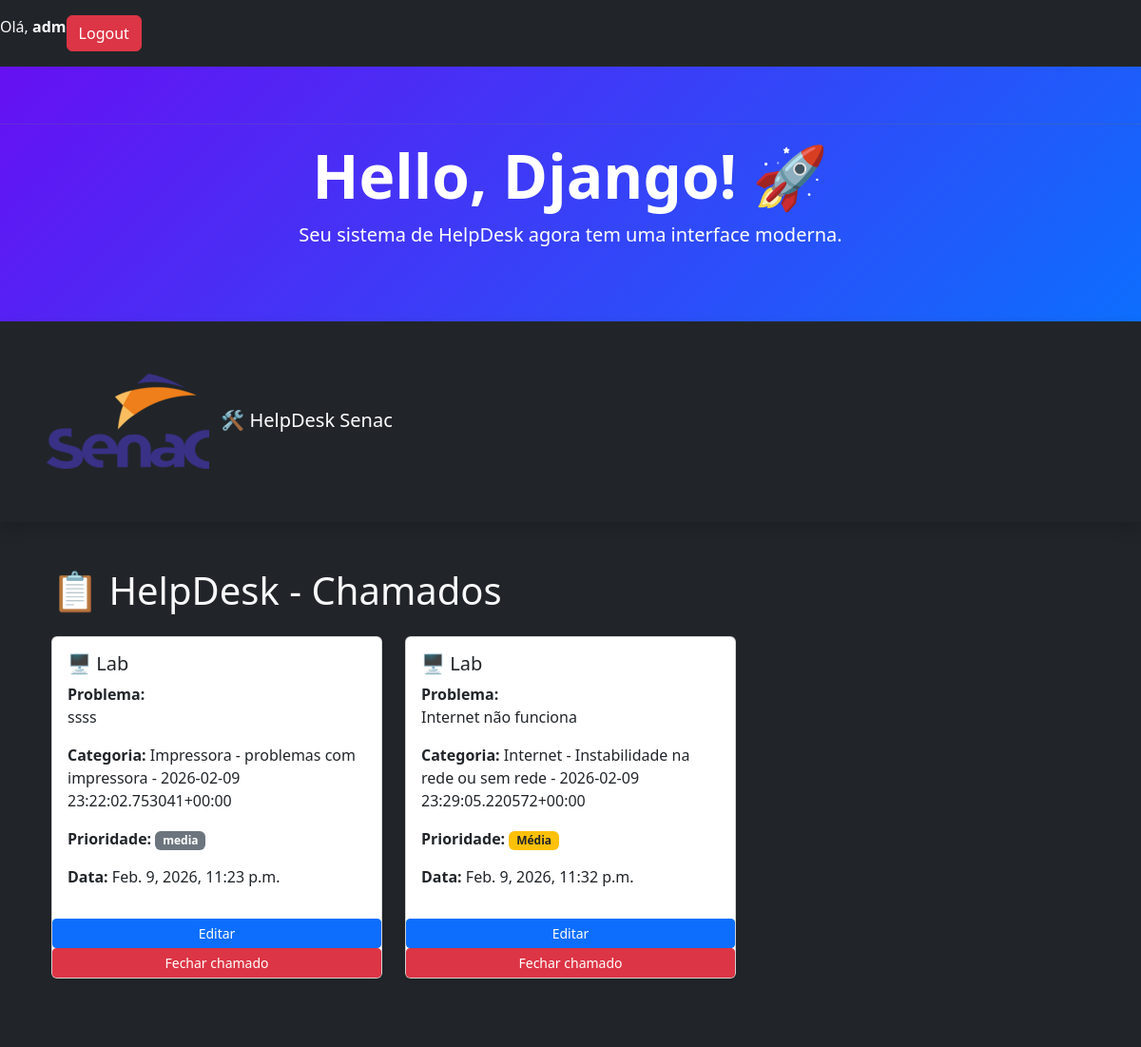
The app's page /lista_chamados/ (signed in), older data.
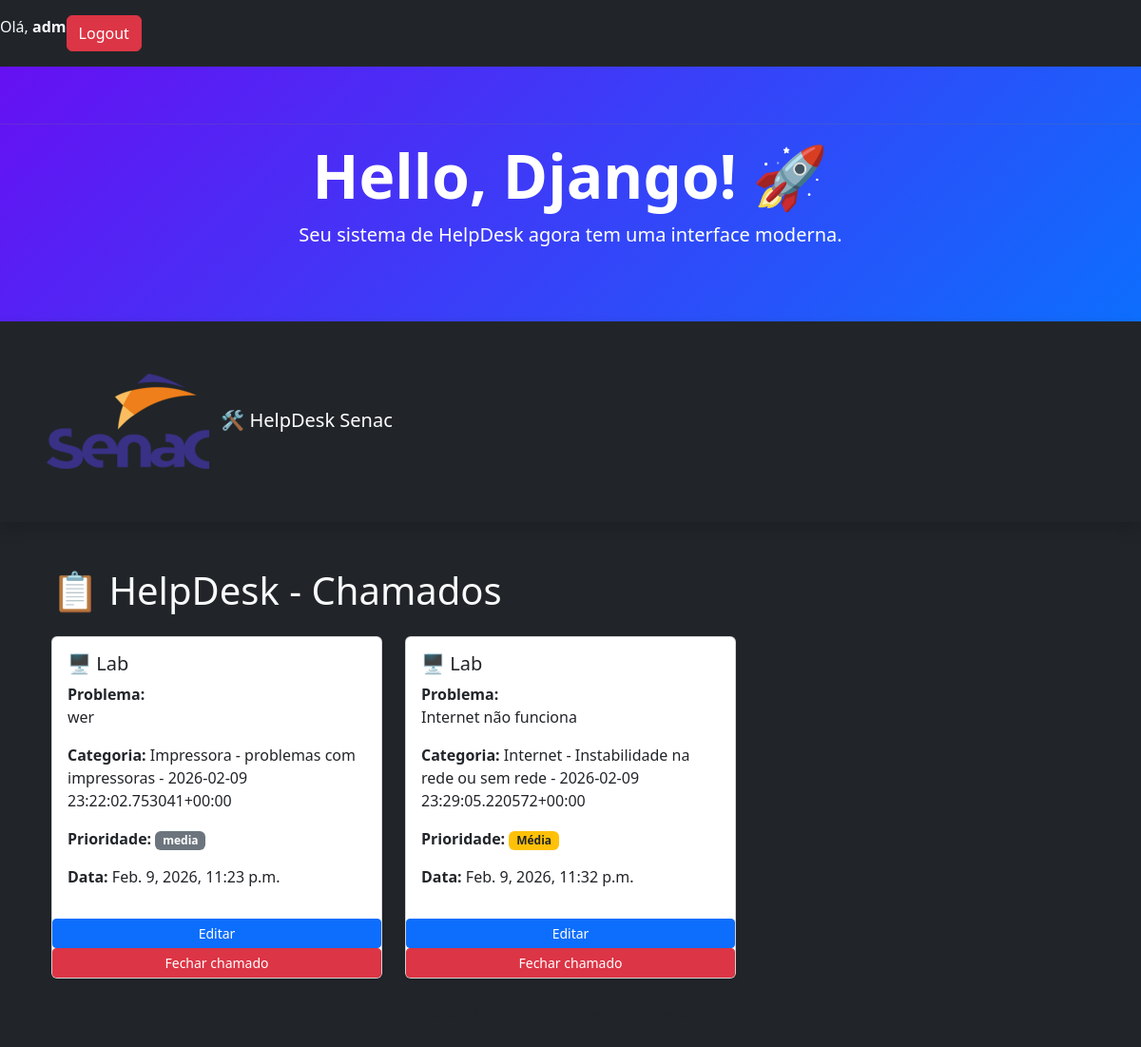
The same page, newer data.
### core/models.py (models this page shows, shortened)
class Chamado(models.Model):
    categoria = models.ForeignKey(Categoria, on_delete=models.SET_NULL, null=True)
    pessoa = models.ForeignKey(Pessoa, on_delete=models.SET_NULL, null=True)
    equipamento = models.ForeignKey(Equipamento, on_delete=models.SET_NULL, null=True)
    laboratorio = models.CharField(max_length=100)
    problema = models.TextField()
    OPCOES_PRIORIDADE = [
        ('baixa', 'Baixa'),
        ('media', 'Média'),
        ('alta', 'Alta'),
    ]
    prioridade = models.CharField(max_length=10, choices=OPCOES_PRIORIDADE, default='media')
    data_criacao = models.DateTimeField(auto_now_add=True)

class Categoria(models.Model):
        nome = models.CharField(max_length=100)
        descricao = models.TextField(blank=True, null=True)
        data_criacao = models.DateTimeField(auto_now_add=True)
        def __str__(self):
            return f"{self.nome} - {self.descricao} - {self.data_criacao} "

### core/views.py (the view)
# urls.py: path('lista_chamados/', listarChamados),
@login_required
@permission_required('core.lista_chamados', raise_exception=True)
def listarChamados(request):
    chamados = Chamado.objects.all()
    return render(request, 'core/lista_chamados.html', {"chamados": chamados})

### core/templates/core/lista_chamados.html (shortened to what this page needs)
{% extends "core/base.html" %}
{% block conteudo %}
<body class="bg-dark text-light">
    <div class="container mt-5">
        <h1 class="mb-4">📋 HelpDesk - Chamados</h1>
        <div class="row g-4">
            {% for chamado in chamados %}
            <div class="col-md-4">
                <div class="card shadow-sm h-100">
                    <div class="card-body">
                        <h5 class="card-title">
                            🖥️ Lab {{ chamado.lab }}
                        </h5>
                        <p class="card-text">
                            <strong>Problema:</strong><br>
                            {{ chamado.problema }}
                        </p>
                        <p>
                            <strong>Categoria:</strong>
                            {{ chamado.categoria }}
                        </p>
                        <p>
                            <strong>Prioridade:</strong>
                            {% if chamado.prioridade == "Alta" %}
                            <span class="badge bg-danger">{{ chamado.prioridade }}</span>
                            {% elif chamado.prioridade == "Média" %}
                            <span class="badge bg-warning text-dark">{{ chamado.prioridade }}</span>
                            {% else %}
                            <span class="badge bg-secondary">{{ chamado.prioridade }}</span>
                            {% endif %}
                        </p>
                        <p>
                            <strong>Data:</strong> {{ chamado.data_criacao }}
                        </p>
                    </div>
                    <td>
                        <a href="{% url 'editar_chamado' chamado.id %}" class="btn btn-primary btn-sm">
                            Editar
                        </a>
                    </td>
                    <td>
                        <a href="{% url 'fechar-chamado' chamado.id %}" class="btn btn-danger btn-sm"
                            onclick="return confirm('Tem certeza que deseja fechar o chamado?')">
                            Fechar chamado
                        </a>
                    </td>
                </div>
            </div>
            {% empty %}
            <p class="text-muted">Nenhum chamado encontrado.</p>
            {% endfor %}
        </div>
    </div>
</body>
{% endblock %}

### core/templates/core/base.html (shortened to what this page needs)
{% load static %}
<!DOCTYPE html>
<html lang="pt-br">
<head>
    <link href="https://cdn.jsdelivr.net/npm/bootstrap@5.3.0/dist/css/bootstrap.min.css" rel="stylesheet">
    <link rel="stylesheet" href="{% static 'core/css/style.css' %}" >
</head>
<body>
    <div>
            {% if user.is_authenticated %}
            <div class="my-3" style="display: flex;">
                <span>
                    Olá, <strong>{{ user.username }}</strong>
                </span>
                <form method="post" action="/admin/logout/">
                    <button type="submit" class="btn btn-danger">
                        Logout
                    </button>
                </form>
            </div>
            {% endif %}
        </div>
    <header class="hero-section text-center shadow-sm">
        <div class="row g-0 min-vh-40hv">
    <hr class="text-secondary">
</div>
        <div class="container">
            <h1 class="display-3 fw-bold">Hello, Django! 🚀</h1>
            <p class="lead">Seu sistema de HelpDesk agora tem uma interface moderna.</p>
        </div>
    </header>
    <body class="bg-dark text-light">
        <nav class="navbar navbar-dark bg-dark mb-4 shadow">
            <div class="container">
                <a class="navbar-brand" href="/">
                    <img src="{% static 'core/image/logo.png' %}" alt="Logo">
                    🛠
                    HelpDesk Senac</a>
            </div>
        </nav>
        <div class="container">
            {% block conteudo %}
            {% endblock %}
        </div>
        <footer class="text-center py-4 text-muted">
            <small>&copy; 2026 - Curso Técnico de Desenvolvimento Web</small>
        </footer>
    </body>
</html>

### core/templates/core/base.html (style rules this page uses)
body { background-color: #f8f9fa; }
.hero-section { background: linear-gradient(135deg, #6610f2, #0d6efd); color: white; padding: 60px 0; }

Row changes from the older to the newer data that the page shows:
changed Chamado "media": problema "ssss" → "wer"; categoria "Impressora - problemas com impressora - 2026-02-09 23:22:02.753041+00:00" → "Impressora - problemas com impressoras - 2026-02-09 23:22:02.753041+00:00"
